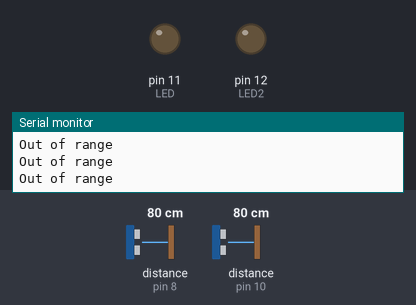
The sketch below on a simulated Arduino Uno, built with avr-gcc and run on an emulated ATmega328P. Parts: output pins drawn as LEDs (lit = HIGH), the last lines printed to the serial monitor. Wiring (inferred from the names in the program): 2 × ultrasonic range finder: trigger pin 7, echo pin 8 / trigger pin 9, echo pin 10. Inputs (shaded band) come from the test bench; at power-on: distance to the obstacle (sensors on pin 8, pin 10) 80 cm. The echo pulse lasts 58.3 µs per cm; pins used as bus, display or sensor lines are not drawn.

Above: at 1.3 s.
1.4 s: distance to the obstacle (sensor on pin 8) set to 45 cm
2.9 s: distance to the obstacle (sensor on pin 8) set to 38 cm
At 3.5 s:
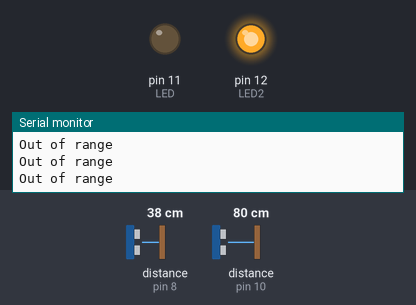
4.5 s: distance to the obstacle (sensor on pin 10) set to 43 cm
6.0 s: distance to the obstacle (sensor on pin 10) set to 37 cm
At 6.5 s:
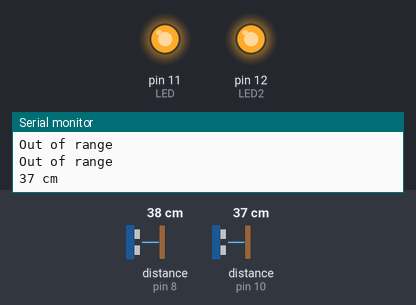
7.6 s: distance to the obstacle (sensor on pin 8) set to 60 cm
At 8.5 s:
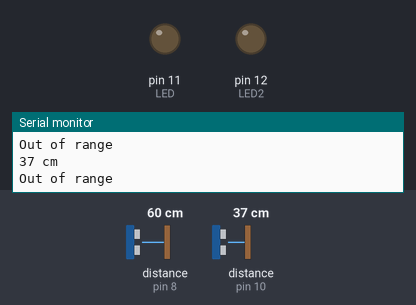
9.1 s: distance to the obstacle (sensor on pin 8) set to 4 cm
At 10.5 s:
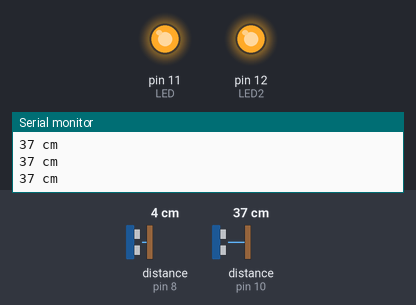
Timing chart, 0 to 11.6 s (numbered marks = the images above; inputs shaded):
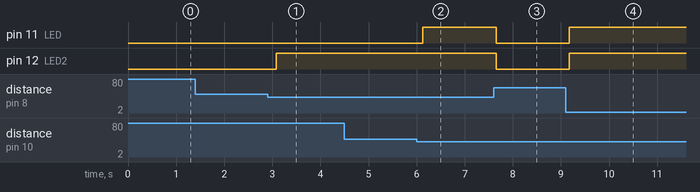

The sketch:

final_code.ino
```cpp
#define trigPin 9            //sensor A
#define echoPin 10          //sensor A
#define btrigPin 7          //sensor B
#define bechoPin 8         //sensor B
#define LED 11
#define LED2 12

unsigned long blinkTime = 0;

void blink(void)
{  static int x = 0;                   /* Current LED state 0=>off, 1=>on     */
   digitalWrite(LED,x ^= 1);           /* Set LED to opposite state           */
   blinkTime = millis();               /* Schedule next state change          */
}
void watch(void)
{  if (millis() - blinkTime >= 1)    /* If it's time to change state        */
      blink();                         /*  then go do it                      */
}

void setup() {
  Serial.begin (9600);
  pinMode(trigPin, OUTPUT);
  pinMode(echoPin, INPUT);
  pinMode(btrigPin, OUTPUT);
  pinMode(bechoPin, INPUT);
  pinMode(LED, OUTPUT);
  pinMode(LED2, OUTPUT);
}

void loop() {
  int bduration, bdistance;
  digitalWrite(btrigPin, HIGH);
  delayMicroseconds(1000);
  digitalWrite(btrigPin, LOW);
  bduration = pulseIn(bechoPin, HIGH);
  bdistance = (bduration/2) / 29.1;

  int duration, distance;
  digitalWrite(trigPin, HIGH);
  delayMicroseconds(1000);
  digitalWrite(trigPin, LOW);
  duration = pulseIn(echoPin, HIGH);
  distance = (duration/2) / 29.1;

  if (distance >= 3 && distance <= 40)
  {

    Serial.print(distance);
    Serial.println(" cm");
    digitalWrite(LED, HIGH);
  }

   if (bdistance >= 3 && bdistance <= 40)
  {


    digitalWrite(LED2, HIGH);
  }

  else {
     Serial.println("Out of range");
     digitalWrite(LED, LOW);
     digitalWrite(LED2, LOW);
  }
  delay(500);
}
```

Measured:
- the behaviour switches between 42 and 41 cm on distance to the obstacle (sensor on pin 8) (found by bisection; images 0 and 1)
- the behaviour switches between 41 and 40 cm on distance to the obstacle (sensor on pin 10) (found by bisection; images 1 and 2)
- after the input at 2.9 s, pin 12 (LED2): LOW → HIGH after 0.18 s
- after the input at 4.5 s, every drawn part: stays the same
- after the input at 6.0 s, pin 11 (LED): LOW → HIGH after 0.13 s
- after the input at 7.6 s, pin 11 (LED), pin 12 (LED2): HIGH → LOW after 0.05 s
- after the input at 9.1 s, pin 11 (LED), pin 12 (LED2): LOW → HIGH after 0.08 s
